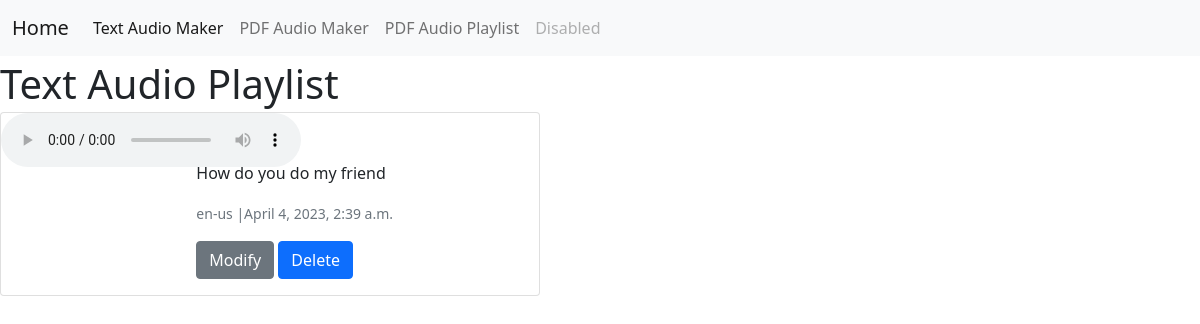
Page /audio-details on the earlier database version.
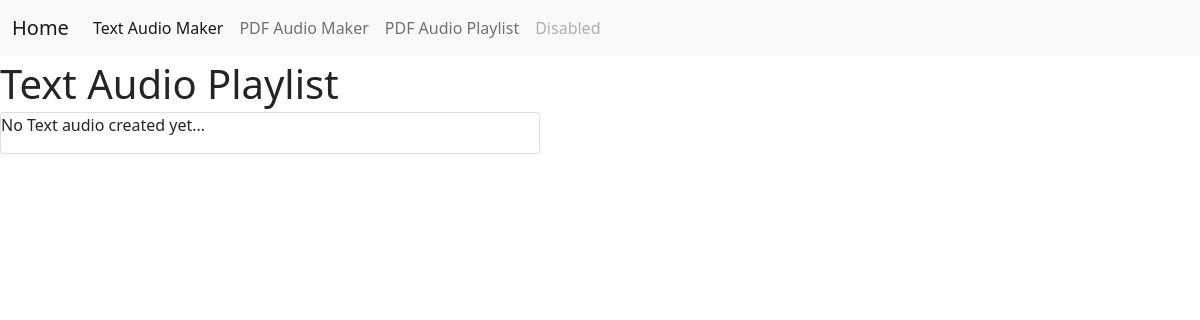
Same page on the later database version.
### audioapp/models.py (models this page shows, shortened)
class TextAudio(models.Model):
    text_name = models.CharField(max_length=20)
    info = models.TextField()
    lang= models.CharField(max_length=10, choices=language_choice, default='English - United States')
    date_created = models.DateTimeField(auto_now_add=True)

### audioapp/views.py (the view)
# urls.py: path('audio-details', views.audio_details, name ='audio-details'),
def audio_details(request):
    text_audio = TextAudio.objects.all()
    context = {}
    context['text_audio'] = TextAudio.objects.all()
    return render(request, 'audioapp/audio_details.html', context)

### audioapp/templates/audioapp/audio_details.html (shortened to what this page needs)
{% extends 'audioapp/base.html' %}
{% load gTTS %}
{% block content %}
<nav class="navbar navbar-expand-lg navbar-light bg-light">
  <div class="container-fluid">
	  <a class="navbar-brand" href="{% url 'audioapp:home' %}">Home</a>
    <div class="collapse navbar-collapse" id="navbarNavAltMarkup">
      <div class="navbar-nav">
	      <a class="nav-link active" aria-current="page" href="{% url 'audioapp:audio-create' %}">Text Audio Maker</a>
	      <a class="nav-link" href="{% url 'audioapp:pdf-create' %}">PDF Audio Maker</a>
	<a class="nav-link" href="{% url 'audioapp:pdf-details' %}">PDF Audio Playlist</a>
        <a class="nav-link disabled" href="#" tabindex="-1" aria-disabled="true">Disabled</a>
      </div>
    </div>
  </div>
</nav>
<h1 class="my-1">Text Audio Playlist</h1>
<div class="card mb-3" style="max-width: 540px;">
  <div class="row g-0">
	  {% for t in text_audio %}
    <div class="col-md-4">
	    <audio src="{% say t.lang t.info %}" controls></audio>
    </div>
    <div class="col-md-8">
      <div class="card-body">
	      <h5 class="card-title">{{t.text_name}}</h5>
	      <p class="card-text">{{t.info}}</p>
	      <p class="card-text"><small class="text-muted">{{t.lang}} |{{t.date_created}}</small></p>
	      <a href="audio-modify/{{t.id}}" class="btn btn-secondary">Modify</a>
	      <a href="audio-delete/{{t.id}}" class="btn btn-primary">Delete</a>
      </div>
      {% empty %}
      <p>No Text audio created yet...</p>
      {% endfor %}
    </div>
  </div>
</div>
{% endblock content %}

### audioapp/templates/audioapp/base.html (shortened to what this page needs)
{% load crispy_forms_tags %}
<!DOCTYPE html>
<html lang="en">
  <head>
    <link
      href="https://cdn.jsdelivr.net/npm/bootstrap@5.0.2/dist/css/bootstrap.min.css"
      rel="stylesheet"
    />
  </head>
  <body>
    {% block content %}{% endblock content %}
  </body>
</html>

Differences in the rows shown:
removed TextAudio: info "How do you do my friend", lang "en-us", date_created "April 4, 2023, 2:39 a.m."
Other differences:
text now shown: "No Text audio created yet..."
